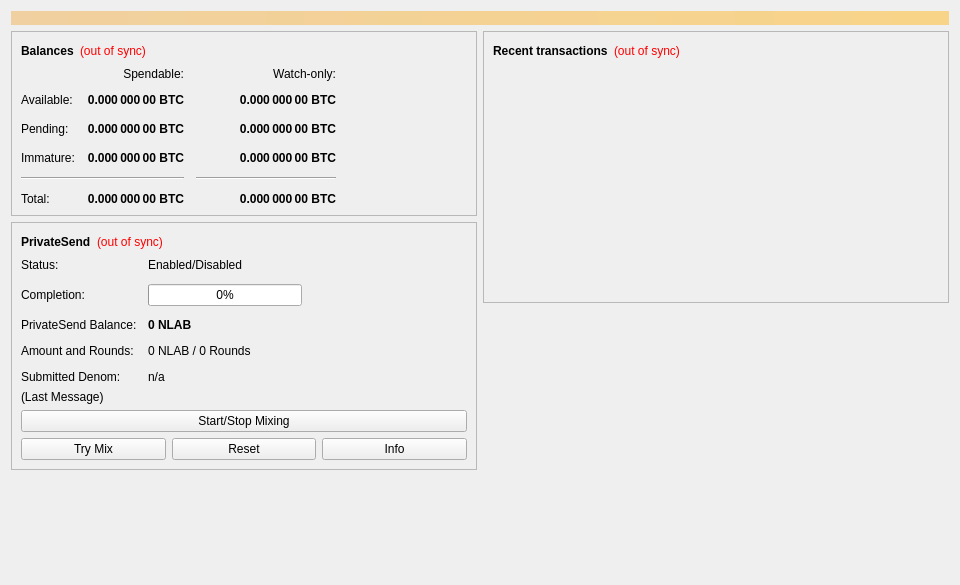
<?xml version="1.0" encoding="UTF-8"?>
<ui version="4.0">
 <class>OverviewPage</class>
 <widget class="QWidget" name="OverviewPage">
  <property name="geometry">
   <rect>
    <x>0</x>
    <y>0</y>
    <width>960</width>
    <height>585</height>
   </rect>
  </property>
  <property name="minimumSize">
   <size>
    <width>960</width>
    <height>0</height>
   </size>
  </property>
  <property name="windowTitle">
   <string>Form</string>
  </property>
  <layout class="QVBoxLayout" name="topLayout">
   <item>
    <widget class="QLabel" name="labelAlerts">
     <property name="visible">
      <bool>false</bool>
     </property>
     <property name="styleSheet">
      <string notr="true">background-color: qlineargradient(x1: 0, y1: 0, x2: 1, y2: 0, stop:0 #F0D0A0, stop:1 #F8D488); color:#000000;</string>
     </property>
     <property name="wordWrap">
      <bool>true</bool>
     </property>
     <property name="margin">
      <number>3</number>
     </property>
    </widget>
   </item>
   <item>
    <layout class="QHBoxLayout" name="horizontalLayout" stretch="1,1">
     <item>
      <layout class="QVBoxLayout" name="verticalLayout_2">
       <item>
        <widget class="QFrame" name="frame">
         <property name="frameShape">
          <enum>QFrame::StyledPanel</enum>
         </property>
         <property name="frameShadow">
          <enum>QFrame::Raised</enum>
         </property>
         <layout class="QVBoxLayout" name="verticalLayout_4">
          <item>
           <layout class="QHBoxLayout" name="horizontalLayout_4">
            <item>
             <widget class="QLabel" name="label_5">
              <property name="font">
               <font>
                <weight>75</weight>
                <bold>true</bold>
               </font>
              </property>
              <property name="text">
               <string>Balances</string>
              </property>
             </widget>
            </item>
            <item>
             <widget class="QLabel" name="labelWalletStatus">
              <property name="toolTip">
               <string>The displayed information may be out of date. Your wallet automatically synchronizes with the NodeLab network after a connection is established, but this process has not completed yet.</string>
              </property>
              <property name="styleSheet">
               <string notr="true">QLabel { color: red; }</string>
              </property>
              <property name="text">
               <string notr="true">(out of sync)</string>
              </property>
              <property name="alignment">
               <set>Qt::AlignLeading|Qt::AlignLeft|Qt::AlignVCenter</set>
              </property>
             </widget>
            </item>
            <item>
             <spacer name="horizontalSpacer_3">
              <property name="orientation">
               <enum>Qt::Horizontal</enum>
              </property>
              <property name="sizeHint" stdset="0">
               <size>
                <width>40</width>
                <height>20</height>
               </size>
              </property>
             </spacer>
            </item>
           </layout>
          </item>
          <item>
           <layout class="QGridLayout" name="gridLayout">
            <property name="spacing">
             <number>12</number>
            </property>
            <item row="2" column="2">
             <widget class="QLabel" name="labelWatchPending">
              <property name="font">
               <font>
                <weight>75</weight>
                <bold>true</bold>
               </font>
              </property>
              <property name="cursor">
               <cursorShape>IBeamCursor</cursorShape>
              </property>
              <property name="toolTip">
               <string>Unconfirmed transactions to watch-only addresses</string>
              </property>
              <property name="text">
               <string notr="true">0.000 000 00 BTC</string>
              </property>
              <property name="alignment">
               <set>Qt::AlignRight|Qt::AlignTrailing|Qt::AlignVCenter</set>
              </property>
              <property name="textInteractionFlags">
               <set>Qt::LinksAccessibleByMouse|Qt::TextSelectableByKeyboard|Qt::TextSelectableByMouse</set>
              </property>
             </widget>
            </item>
            <item row="2" column="1">
             <widget class="QLabel" name="labelUnconfirmed">
              <property name="font">
               <font>
                <weight>75</weight>
                <bold>true</bold>
               </font>
              </property>
              <property name="cursor">
               <cursorShape>IBeamCursor</cursorShape>
              </property>
              <property name="toolTip">
               <string>Total of transactions that have yet to be confirmed, and do not yet count toward the spendable balance</string>
              </property>
              <property name="text">
               <string notr="true">0.000 000 00 BTC</string>
              </property>
              <property name="alignment">
               <set>Qt::AlignRight|Qt::AlignTrailing|Qt::AlignVCenter</set>
              </property>
              <property name="textInteractionFlags">
               <set>Qt::LinksAccessibleByMouse|Qt::TextSelectableByKeyboard|Qt::TextSelectableByMouse</set>
              </property>
             </widget>
            </item>
            <item row="3" column="2">
             <widget class="QLabel" name="labelWatchImmature">
              <property name="font">
               <font>
                <weight>75</weight>
                <bold>true</bold>
               </font>
              </property>
              <property name="cursor">
               <cursorShape>IBeamCursor</cursorShape>
              </property>
              <property name="toolTip">
               <string>Mined balance in watch-only addresses that has not yet matured</string>
              </property>
              <property name="text">
               <string notr="true">0.000 000 00 BTC</string>
              </property>
              <property name="alignment">
               <set>Qt::AlignRight|Qt::AlignTrailing|Qt::AlignVCenter</set>
              </property>
              <property name="textInteractionFlags">
               <set>Qt::LinksAccessibleByMouse|Qt::TextSelectableByKeyboard|Qt::TextSelectableByMouse</set>
              </property>
             </widget>
            </item>
            <item row="4" column="0" colspan="2">
             <widget class="Line" name="lineSpendableBalance">
              <property name="orientation">
               <enum>Qt::Horizontal</enum>
              </property>
             </widget>
            </item>
            <item row="4" column="2">
             <widget class="Line" name="lineWatchBalance">
              <property name="sizePolicy">
               <sizepolicy hsizetype="Preferred" vsizetype="Fixed">
                <horstretch>0</horstretch>
                <verstretch>0</verstretch>
               </sizepolicy>
              </property>
              <property name="minimumSize">
               <size>
                <width>140</width>
                <height>0</height>
               </size>
              </property>
              <property name="orientation">
               <enum>Qt::Horizontal</enum>
              </property>
             </widget>
            </item>
            <item row="5" column="0">
             <widget class="QLabel" name="labelTotalText">
              <property name="text">
               <string>Total:</string>
              </property>
             </widget>
            </item>
            <item row="3" column="1">
             <widget class="QLabel" name="labelImmature">
              <property name="font">
               <font>
                <weight>75</weight>
                <bold>true</bold>
               </font>
              </property>
              <property name="cursor">
               <cursorShape>IBeamCursor</cursorShape>
              </property>
              <property name="toolTip">
               <string>Mined balance that has not yet matured</string>
              </property>
              <property name="text">
               <string notr="true">0.000 000 00 BTC</string>
              </property>
              <property name="alignment">
               <set>Qt::AlignRight|Qt::AlignTrailing|Qt::AlignVCenter</set>
              </property>
              <property name="textInteractionFlags">
               <set>Qt::LinksAccessibleByMouse|Qt::TextSelectableByKeyboard|Qt::TextSelectableByMouse</set>
              </property>
             </widget>
            </item>
            <item row="2" column="3">
             <spacer name="horizontalSpacer_2">
              <property name="orientation">
               <enum>Qt::Horizontal</enum>
              </property>
              <property name="sizeHint" stdset="0">
               <size>
                <width>40</width>
                <height>20</height>
               </size>
              </property>
             </spacer>
            </item>
            <item row="3" column="0">
             <widget class="QLabel" name="labelImmatureText">
              <property name="text">
               <string>Immature:</string>
              </property>
             </widget>
            </item>
            <item row="5" column="1">
             <widget class="QLabel" name="labelTotal">
              <property name="font">
               <font>
                <weight>75</weight>
                <bold>true</bold>
               </font>
              </property>
              <property name="cursor">
               <cursorShape>IBeamCursor</cursorShape>
              </property>
              <property name="toolTip">
               <string>Your current total balance</string>
              </property>
              <property name="text">
               <string notr="true">0.000 000 00 BTC</string>
              </property>
              <property name="alignment">
               <set>Qt::AlignRight|Qt::AlignTrailing|Qt::AlignVCenter</set>
              </property>
              <property name="textInteractionFlags">
               <set>Qt::LinksAccessibleByMouse|Qt::TextSelectableByKeyboard|Qt::TextSelectableByMouse</set>
              </property>
             </widget>
            </item>
            <item row="5" column="2">
             <widget class="QLabel" name="labelWatchTotal">
              <property name="font">
               <font>
                <weight>75</weight>
                <bold>true</bold>
               </font>
              </property>
              <property name="cursor">
               <cursorShape>IBeamCursor</cursorShape>
              </property>
              <property name="toolTip">
               <string>Current total balance in watch-only addresses</string>
              </property>
              <property name="text">
               <string notr="true">0.000 000 00 BTC</string>
              </property>
              <property name="alignment">
               <set>Qt::AlignRight|Qt::AlignTrailing|Qt::AlignVCenter</set>
              </property>
              <property name="textInteractionFlags">
               <set>Qt::LinksAccessibleByMouse|Qt::TextSelectableByKeyboard|Qt::TextSelectableByMouse</set>
              </property>
             </widget>
            </item>
            <item row="0" column="2">
             <widget class="QLabel" name="labelWatchonly">
              <property name="text">
               <string>Watch-only:</string>
              </property>
              <property name="alignment">
               <set>Qt::AlignRight|Qt::AlignTrailing|Qt::AlignVCenter</set>
              </property>
             </widget>
            </item>
            <item row="1" column="0">
             <widget class="QLabel" name="labelBalanceText">
              <property name="text">
               <string>Available:</string>
              </property>
             </widget>
            </item>
            <item row="1" column="1">
             <widget class="QLabel" name="labelBalance">
              <property name="font">
               <font>
                <weight>75</weight>
                <bold>true</bold>
               </font>
              </property>
              <property name="cursor">
               <cursorShape>IBeamCursor</cursorShape>
              </property>
              <property name="toolTip">
               <string>Your current spendable balance</string>
              </property>
              <property name="text">
               <string notr="true">0.000 000 00 BTC</string>
              </property>
              <property name="alignment">
               <set>Qt::AlignRight|Qt::AlignTrailing|Qt::AlignVCenter</set>
              </property>
              <property name="textInteractionFlags">
               <set>Qt::LinksAccessibleByMouse|Qt::TextSelectableByKeyboard|Qt::TextSelectableByMouse</set>
              </property>
             </widget>
            </item>
            <item row="1" column="2">
             <widget class="QLabel" name="labelWatchAvailable">
              <property name="font">
               <font>
                <weight>75</weight>
                <bold>true</bold>
               </font>
              </property>
              <property name="cursor">
               <cursorShape>IBeamCursor</cursorShape>
              </property>
              <property name="toolTip">
               <string>Your current balance in watch-only addresses</string>
              </property>
              <property name="text">
               <string notr="true">0.000 000 00 BTC</string>
              </property>
              <property name="alignment">
               <set>Qt::AlignRight|Qt::AlignTrailing|Qt::AlignVCenter</set>
              </property>
              <property name="textInteractionFlags">
               <set>Qt::LinksAccessibleByMouse|Qt::TextSelectableByKeyboard|Qt::TextSelectableByMouse</set>
              </property>
             </widget>
            </item>
            <item row="2" column="0">
             <widget class="QLabel" name="labelPendingText">
              <property name="text">
               <string>Pending:</string>
              </property>
             </widget>
            </item>
            <item row="0" column="1">
             <widget class="QLabel" name="labelSpendable">
              <property name="text">
               <string>Spendable:</string>
              </property>
              <property name="alignment">
               <set>Qt::AlignRight|Qt::AlignTrailing|Qt::AlignVCenter</set>
              </property>
             </widget>
            </item>
           </layout>
          </item>
         </layout>
        </widget>
       </item>
       <item>
        <widget class="QFrame" name="framePrivateSend">
         <property name="layoutDirection">
          <enum>Qt::LeftToRight</enum>
         </property>
         <property name="frameShape">
          <enum>QFrame::StyledPanel</enum>
         </property>
         <property name="frameShadow">
          <enum>QFrame::Raised</enum>
         </property>
         <layout class="QVBoxLayout" name="VerticalLayout_PS1">
          <item>
           <layout class="QHBoxLayout" name="horizontalLayout_5">
            <item>
             <widget class="QLabel" name="labelPrivateSendHeader">
              <property name="font">
               <font>
                <weight>75</weight>
                <bold>true</bold>
               </font>
              </property>
              <property name="text">
               <string>PrivateSend</string>
              </property>
             </widget>
            </item>
            <item>
             <widget class="QLabel" name="labelPrivateSendSyncStatus">
              <property name="toolTip">
               <string>The displayed information may be out of date. Your wallet automatically synchronizes with the NodeLab network after a connection is established, but this process has not completed yet.</string>
              </property>
              <property name="styleSheet">
               <string notr="true">QLabel { color: red; }</string>
              </property>
              <property name="text">
               <string notr="true">(out of sync)</string>
              </property>
              <property name="alignment">
               <set>Qt::AlignLeading|Qt::AlignLeft|Qt::AlignVCenter</set>
              </property>
             </widget>
            </item>
            <item>
             <spacer name="horizontalSpacer_4">
              <property name="orientation">
               <enum>Qt::Horizontal</enum>
              </property>
              <property name="sizeHint" stdset="0">
               <size>
                <width>40</width>
                <height>20</height>
               </size>
              </property>
             </spacer>
            </item>
           </layout>
          </item>
          <item>
           <layout class="QFormLayout" name="privateSendFormLayout">
            <property name="fieldGrowthPolicy">
             <enum>QFormLayout::AllNonFixedFieldsGrow</enum>
            </property>
            <property name="horizontalSpacing">
             <number>11</number>
            </property>
            <property name="verticalSpacing">
             <number>12</number>
            </property>
            <item row="0" column="0">
             <widget class="QLabel" name="labelPrivateSendEnabledText">
              <property name="text">
               <string>Status:</string>
              </property>
             </widget>
            </item>
            <item row="0" column="1">
             <widget class="QLabel" name="labelPrivateSendEnabled">
              <property name="text">
               <string>Enabled/Disabled</string>
              </property>
             </widget>
            </item>
            <item row="1" column="0">
             <widget class="QLabel" name="labelCompletitionText">
              <property name="text">
               <string>Completion:</string>
              </property>
             </widget>
            </item>
            <item row="1" column="1">
             <widget class="QProgressBar" name="privateSendProgress">
              <property name="maximumSize">
               <size>
                <width>154</width>
                <height>16777215</height>
               </size>
              </property>
              <property name="value">
               <number>0</number>
              </property>
             </widget>
            </item>
            <item row="2" column="0">
             <widget class="QLabel" name="labelAnonymizedText">
              <property name="text">
               <string>PrivateSend Balance:</string>
              </property>
             </widget>
            </item>
            <item row="2" column="1">
             <widget class="QLabel" name="labelAnonymized">
              <property name="font">
               <font>
                <weight>75</weight>
                <bold>true</bold>
               </font>
              </property>
              <property name="text">
               <string notr="true">0 NLAB</string>
              </property>
             </widget>
            </item>
            <item row="3" column="0">
             <widget class="QLabel" name="labelAmountAndRoundsText">
              <property name="text">
               <string>Amount and Rounds:</string>
              </property>
             </widget>
            </item>
            <item row="3" column="1">
             <widget class="QLabel" name="labelAmountRounds">
              <property name="text">
               <string>0 NLAB / 0 Rounds</string>
              </property>
             </widget>
            </item>
            <item row="4" column="0">
             <widget class="QLabel" name="labelSubmittedDenomText">
              <property name="text">
               <string>Submitted Denom:</string>
              </property>
             </widget>
            </item>
            <item row="4" column="1">
             <widget class="QLabel" name="labelSubmittedDenom">
              <property name="toolTip">
               <string>The denominations you submitted to the Masternode.&lt;br&gt;To mix, other users must submit the exact same denominations.</string>
              </property>
              <property name="text">
               <string>n/a</string>
              </property>
             </widget>
            </item>
           </layout>
          </item>
          <item>
           <layout class="QVBoxLayout" name="VerticalLayout_PS">
            <item>
             <widget class="QLabel" name="labelPrivateSendLastMessage">
              <property name="text">
               <string>(Last Message)</string>
              </property>
              <property name="alignment">
               <set>Qt::AlignLeading|Qt::AlignLeft|Qt::AlignTop</set>
              </property>
              <property name="wordWrap">
               <bool>true</bool>
              </property>
             </widget>
            </item>
            <item>
             <widget class="QPushButton" name="togglePrivateSend">
              <property name="sizePolicy">
               <sizepolicy hsizetype="MinimumExpanding" vsizetype="Fixed">
                <horstretch>0</horstretch>
                <verstretch>0</verstretch>
               </sizepolicy>
              </property>
              <property name="text">
               <string>Start/Stop Mixing</string>
              </property>
             </widget>
            </item>
            <item>
             <layout class="QHBoxLayout" name="horizontalLayout_debugbuttons">
              <item>
               <widget class="QPushButton" name="privateSendAuto">
                <property name="sizePolicy">
                 <sizepolicy hsizetype="MinimumExpanding" vsizetype="Fixed">
                  <horstretch>0</horstretch>
                  <verstretch>0</verstretch>
                 </sizepolicy>
                </property>
                <property name="toolTip">
                 <string>Try to manually submit a PrivateSend request.</string>
                </property>
                <property name="text">
                 <string>Try Mix</string>
                </property>
               </widget>
              </item>
              <item>
               <widget class="QPushButton" name="privateSendReset">
                <property name="sizePolicy">
                 <sizepolicy hsizetype="MinimumExpanding" vsizetype="Fixed">
                  <horstretch>0</horstretch>
                  <verstretch>0</verstretch>
                 </sizepolicy>
                </property>
                <property name="toolTip">
                 <string>Reset the current status of PrivateSend (can interrupt PrivateSend if it's in the process of Mixing, which can cost you money!)</string>
                </property>
                <property name="autoFillBackground">
                 <bool>false</bool>
                </property>
                <property name="text">
                 <string>Reset</string>
                </property>
               </widget>
              </item>
              <item>
               <widget class="QPushButton" name="privateSendInfo">
                <property name="sizePolicy">
                 <sizepolicy hsizetype="MinimumExpanding" vsizetype="Fixed">
                  <horstretch>0</horstretch>
                  <verstretch>0</verstretch>
                 </sizepolicy>
                </property>
                <property name="toolTip">
                 <string>Information about PrivateSend and Mixing</string>
                </property>
                <property name="text">
                 <string>Info</string>
                </property>
               </widget>
              </item>
             </layout>
            </item>
           </layout>
          </item>
         </layout>
        </widget>
       </item>
       <item>
        <spacer name="verticalSpacer">
         <property name="orientation">
          <enum>Qt::Vertical</enum>
         </property>
         <property name="sizeHint" stdset="0">
          <size>
           <width>20</width>
           <height>40</height>
          </size>
         </property>
        </spacer>
       </item>
      </layout>
     </item>
     <item>
      <layout class="QVBoxLayout" name="verticalLayout_3">
       <item>
        <widget class="QFrame" name="frame_2">
         <property name="frameShape">
          <enum>QFrame::StyledPanel</enum>
         </property>
         <property name="frameShadow">
          <enum>QFrame::Raised</enum>
         </property>
         <layout class="QVBoxLayout" name="verticalLayout">
          <item>
           <layout class="QHBoxLayout" name="horizontalLayout_2">
            <item>
             <widget class="QLabel" name="label_4">
              <property name="font">
               <font>
                <weight>75</weight>
                <bold>true</bold>
               </font>
              </property>
              <property name="text">
               <string>Recent transactions</string>
              </property>
             </widget>
            </item>
            <item>
             <widget class="QLabel" name="labelTransactionsStatus">
              <property name="toolTip">
               <string>The displayed information may be out of date. Your wallet automatically synchronizes with the NodeLab network after a connection is established, but this process has not completed yet.</string>
              </property>
              <property name="styleSheet">
               <string notr="true">QLabel { color: red; }</string>
              </property>
              <property name="text">
               <string notr="true">(out of sync)</string>
              </property>
              <property name="alignment">
               <set>Qt::AlignLeading|Qt::AlignLeft|Qt::AlignVCenter</set>
              </property>
             </widget>
            </item>
            <item>
             <spacer name="horizontalSpacer">
              <property name="orientation">
               <enum>Qt::Horizontal</enum>
              </property>
              <property name="sizeHint" stdset="0">
               <size>
                <width>40</width>
                <height>20</height>
               </size>
              </property>
             </spacer>
            </item>
           </layout>
          </item>
          <item>
           <widget class="QListView" name="listTransactions">
            <property name="styleSheet">
             <string notr="true">QListView { background: transparent; }</string>
            </property>
            <property name="frameShape">
             <enum>QFrame::NoFrame</enum>
            </property>
            <property name="verticalScrollBarPolicy">
             <enum>Qt::ScrollBarAlwaysOff</enum>
            </property>
            <property name="horizontalScrollBarPolicy">
             <enum>Qt::ScrollBarAlwaysOff</enum>
            </property>
            <property name="selectionMode">
             <enum>QAbstractItemView::NoSelection</enum>
            </property>
           </widget>
          </item>
         </layout>
        </widget>
       </item>
       <item>
        <spacer name="verticalSpacer_2">
         <property name="orientation">
          <enum>Qt::Vertical</enum>
         </property>
         <property name="sizeHint" stdset="0">
          <size>
           <width>20</width>
           <height>40</height>
          </size>
         </property>
        </spacer>
       </item>
      </layout>
     </item>
    </layout>
   </item>
  </layout>
 </widget>
 <resources/>
 <connections/>
</ui>
